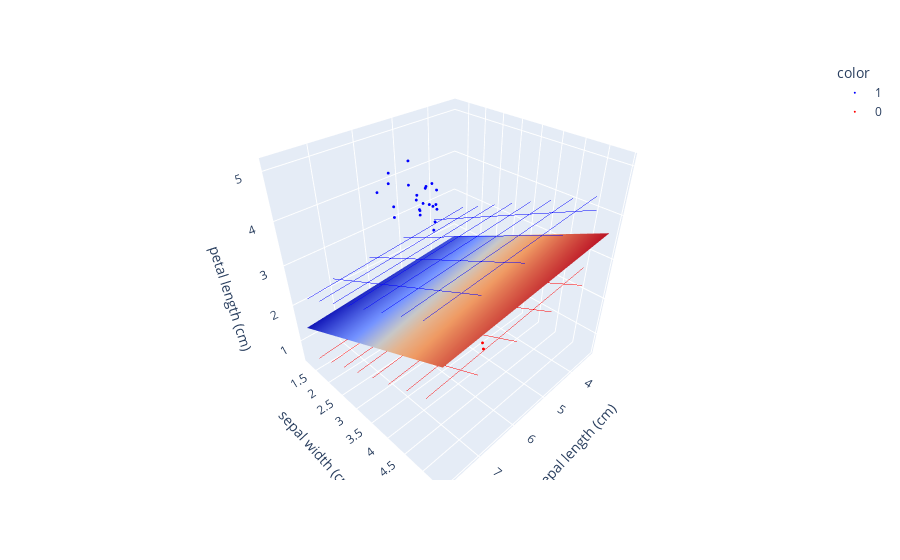

This figure's notebook cell:
### Code cell
fig = px.scatter_3d(
    x = X_test[:, 0],
    y = X_test[:, 1],
    z = X_test[:, 2],
    color=y_test.astype(str),   # 문자열 → 범주형
    color_discrete_sequence=["blue", "red"],
    labels = dict(
    x = iris.feature_names[0],
    y = iris.feature_names[1],
    z = iris.feature_names[2]
    )
)

fig.update_traces(marker_size=1, selector=dict(type="scatter3d"))
fig.update_layout(coloraxis_showscale=False)

fig.add_trace(
    go.Surface(
        x = x_axis,
        y = y_axis,
        z = z_axis,
        colorscale = [[0, "green"]],
        showscale = False
    )
)
fig.add_trace(
    go.Surface(
        x = x_axis,
        y = y_axis,
        z = margin_up,
        opacity=0.0,
        showscale = False,
        contours=dict(
            x=dict(show=True, color="blue", width=1),
            y=dict(show=True, color="blue", width=1)
        )
    )
)
fig.add_trace(
    go.Surface(
        x = x_axis,
        y = y_axis,
        z = margin_down,
        opacity=0.0,
        showscale = False,
        contours=dict(
            x=dict(show=True, color="red", width=1),
            y=dict(show=True, color="red", width=1)
        )
    )
)

fig.show()

### Figure 1 — Plotly figure (JSON) as saved in the notebook; plotly's stock layout.template omitted (floating-point values rounded to 4 significant figures; data arrays with more than 128 entries replaced by an {"elided": "..."} marker saying what was removed)
{"data": [{"hovertemplate": "color=1<br>sepal length (cm)=%{x}<br>sepal width (cm)=%{y}<br>petal length (cm)=%{z}<extra></extra>", "legendgroup": "1", "marker": {"color": "blue", "size": 1, "symbol": "circle"}, "mode": "markers", "name": "1", "scene": "scene", "showlegend": true, "type": "scatter3d", "x": [6.0, 5.5, 5.9, 5.5, 6.1, 5.5, 6.8, 6.7, 5.7, 5.6, 5.6, 5.7, 6.3, 6.0, 5.0, 5.6, 6.7, 5.7, 5.5, 6.0, 6.0, 5.6, 5.5], "y": [2.7, 2.3, 3.2, 2.4, 2.8, 2.6, 2.8, 3.0, 2.8, 3.0, 2.5, 2.9, 2.5, 3.4, 2.3, 3.0, 3.1, 3.0, 2.4, 2.2, 2.9, 2.9, 2.5], "z": [5.1, 4.0, 4.8, 3.8, 4.7, 4.4, 4.8, 5.0, 4.5, 4.1, 3.9, 4.2, 4.9, 4.5, 3.3, 4.5, 4.4, 4.2, 3.7, 4.0, 4.5, 3.6, 4.0]}, {"hovertemplate": "color=0<br>sepal length (cm)=%{x}<br>sepal width (cm)=%{y}<br>petal length (cm)=%{z}<extra></extra>", "legendgroup": "0", "marker": {"color": "red", "size": 1, "symbol": "circle"}, "mode": "markers", "name": "0", "scene": "scene", "showlegend": true, "type": "scatter3d", "x": [4.8, 5.1, 5.1, 4.6, 5.4, 5.1, 5.7, 4.8, 5.5, 5.0, 4.8, 5.4, 5.0, 4.4, 5.7, 5.0, 4.9, 4.8, 4.6, 5.2, 5.4, 5.0, 5.4, 5.0, 4.9, 5.0, 5.2, 5.1, 5.0, 4.3, 4.8, 4.6, 5.1, 4.4, 4.4, 4.6, 5.5], "y": [3.0, 3.8, 3.4, 3.6, 3.7, 3.5, 3.8, 3.1, 4.2, 3.6, 3.0, 3.4, 3.4, 3.2, 4.4, 3.5, 3.1, 3.4, 3.2, 3.4, 3.9, 3.2, 3.9, 3.3, 3.1, 3.4, 3.5, 3.8, 3.0, 3.0, 3.4, 3.1, 3.5, 3.0, 2.9, 3.4, 3.5], "z": [1.4, 1.9, 1.5, 1.0, 1.5, 1.4, 1.7, 1.6, 1.4, 1.4, 1.4, 1.5, 1.6, 1.3, 1.5, 1.3, 1.5, 1.6, 1.4, 1.4, 1.7, 1.2, 1.3, 1.4, 1.5, 1.5, 1.5, 1.5, 1.6, 1.1, 1.9, 1.5, 1.4, 1.3, 1.4, 1.4, 1.3]}, {"colorscale": [[0, "green"]], "showscale": false, "type": "surface", "x": {"elided": "100x100 float values"}, "y": {"elided": "100x100 float values"}, "z": {"elided": "100x100 float values"}}, {"contours": {"x": {"color": "blue", "show": true, "width": 1}, "y": {"color": "blue", "show": true, "width": 1}}, "opacity": 0, "showscale": false, "type": "surface", "x": {"elided": "100x100 float values"}, "y": {"elided": "100x100 float values"}, "z": {"elided": "100x100 float values"}}, {"contours": {"x": {"color": "red", "show": true, "width": 1}, "y": {"color": "red", "show": true, "width": 1}}, "opacity": 0, "showscale": false, "type": "surface", "x": {"elided": "100x100 float values"}, "y": {"elided": "100x100 float values"}, "z": {"elided": "100x100 float values"}}], "layout": {"coloraxis": {"showscale": false}, "legend": {"title": {"text": "color"}, "tracegroupgap": 0}, "margin": {"t": 60}, "scene": {"domain": {"x": [0, 1], "y": [0, 1]}, "xaxis": {"title": {"text": "sepal length (cm)"}}, "yaxis": {"title": {"text": "sepal width (cm)"}}, "zaxis": {"title": {"text": "petal length (cm)"}}}}}
